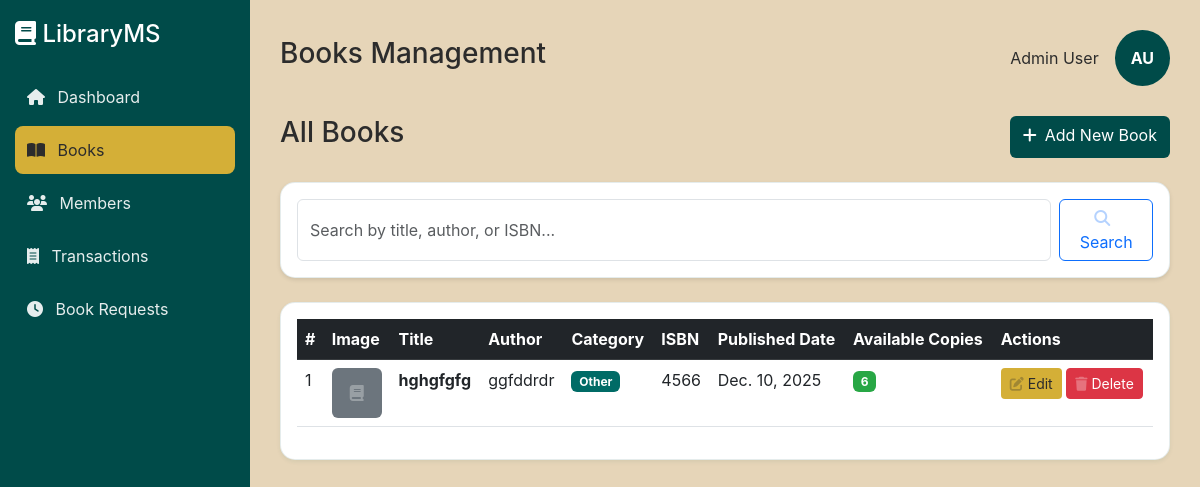
/admin-panel/books/, run on an earlier commit of the app's database.
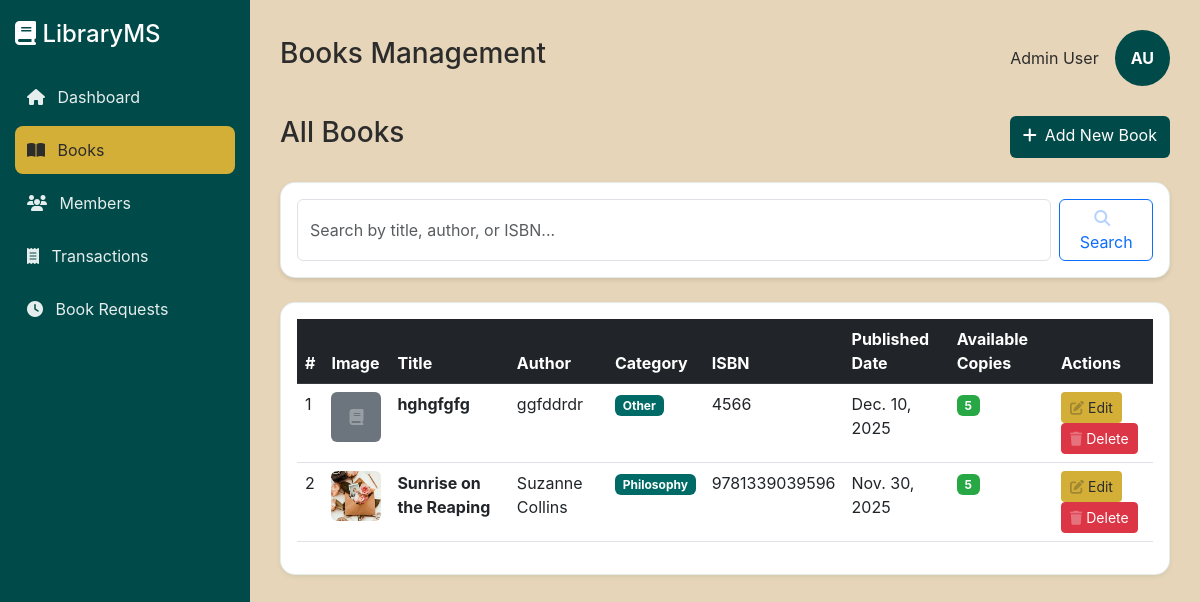
And on a later commit of the database.
### Admin/models.py (models this page shows, shortened)
class Book(models.Model):
    CATEGORY_CHOICES = (
        ('Fiction', 'Fiction'),
        ('Non-Fiction', 'Non-Fiction'),
        ('Science Fiction', 'Science Fiction'),
        ('Fantasy', 'Fantasy'),
        ('Mystery', 'Mystery'),
        ('Romance', 'Romance'),
        ('History', 'History'),
        ('Biography', 'Biography'),
        ('Science', 'Science'),
        ('Technology', 'Technology'),
        ('Programming', 'Programming'),
        ('Business', 'Business'),
        ('Education', 'Education'),
        ('Philosophy', 'Philosophy'),
        ('Literature', 'Literature'),
        ('Other', 'Other'),
    )
    title = models.CharField(max_length=200)
    author = models.CharField(max_length=100)
    isbn = models.CharField(max_length=13, unique=True)
    published_date = models.DateField()
    available_copies = models.IntegerField(default=0)
    category = models.CharField(max_length=50, choices=CATEGORY_CHOICES, default='Other')
    description = models.TextField(blank=True, null=True, help_text="Brief description of the book")
    image = models.ImageField(upload_to='book_images/', blank=True, null=True)

### Admin/views.py (the view)
# urls.py: path('books/', views.admin, name='admin'),
def admin(request):
    search_query = request.GET.get('search', '')
    books = Book.objects.all()
    if search_query:
        books = books.filter(
            Q(title__icontains=search_query) |
            Q(author__icontains=search_query) |
            Q(isbn__icontains=search_query)
        )
    return render(request, 'admin.html', {'books': books, 'search_query': search_query})

### Admin/templates/admin.html (shortened to what this page needs)
{% extends 'base.html' %}
{% load static %}
{% block page_title %}Books Management{% endblock %}
{% block content %}
<div class="d-flex justify-content-between mb-4">
    <h3>All Books</h3>
    <a href="{% url 'add_book' %}" class="btn" style="background-color: #004B49; color: white;">
        <i class="fa-solid fa-plus me-2"></i>Add New Book
    </a>
</div>
<div class="card mb-4">
    <div class="card-body">
        <form method="GET" action="{% url 'admin' %}" class="d-flex gap-2">
            <input type="text" name="search" class="form-control" placeholder="Search by title, author, or ISBN..." value="{{ search_query }}">
            <button type="submit" class="btn btn-outline-primary">
                <i class="fa-solid fa-search me-2"></i>Search
            </button>
        </form>
    </div>
</div>
<div class="card shadow-sm">
    <div class="card-body">
        <div class="table-responsive">
            <table class="table table-hover">
                <thead class="table-dark">
                    <tr>
                        <th>#</th>
                        <th>Image</th>
                        <th>Title</th>
                        <th>Author</th>
                        <th>Category</th>
                        <th>ISBN</th>
                        <th>Published Date</th>
                        <th>Available Copies</th>
                        <th>Actions</th>
                    </tr>
                </thead>
                <tbody>
                    {% for book in books %}
                    <tr>
                        <td>{{ forloop.counter }}</td>
                        <td>
                            {% if book.image %}
                                <img src="{{ book.image.url }}" alt="{{ book.title }}" width="50" height="50" class="rounded" style="object-fit: cover;">
                            {% else %}
                                <div class="bg-secondary text-white rounded d-flex align-items-center justify-content-center" style="width: 50px; height: 50px;">
                                    <i class="fa-solid fa-book"></i>
                                </div>
                            {% endif %}
                        </td>
                        <td><strong>{{ book.title }}</strong></td>
                        <td>{{ book.author }}</td>
                        <td><span class="badge bg-info">{{ book.category }}</span></td>
                        <td>{{ book.isbn }}</td>
                        <td>{{ book.published_date }}</td>
                        <td>
                            {% if book.available_copies > 0 %}
                                <span class="badge bg-success">{{ book.available_copies }}</span>
                            {% else %}
                                <span class="badge bg-danger">0</span>
                            {% endif %}
                        </td>
                        <td>
                            <a href="{% url 'update' book.id %}" class="btn btn-sm" style="background-color: #D4AF37; color: #2C2C2C;">
                                <i class="fa-solid fa-edit me-1"></i>Edit
                            </a>
                            <a href="{% url 'delete_book' book.id %}" class="btn btn-sm btn-danger"
                               onclick="return confirm('Are you sure you want to delete this book?')">
                                <i class="fa-solid fa-trash me-1"></i>Delete
                            </a>
                        </td>
                    </tr>
                    {% endfor %}
                </tbody>
            </table>
        </div>
    </div>
</div>
{% endblock %}

What changed in the data, as far as the page shows it:
changed Book "hghgfgfg": available_copies "6" → "5"
added Book: image (picture), title "Sunrise on the Reaping", author "Suzanne Collins", category "Philosophy", isbn "9781339039596", published_date "Nov. 30, 2025", available_copies "5"
